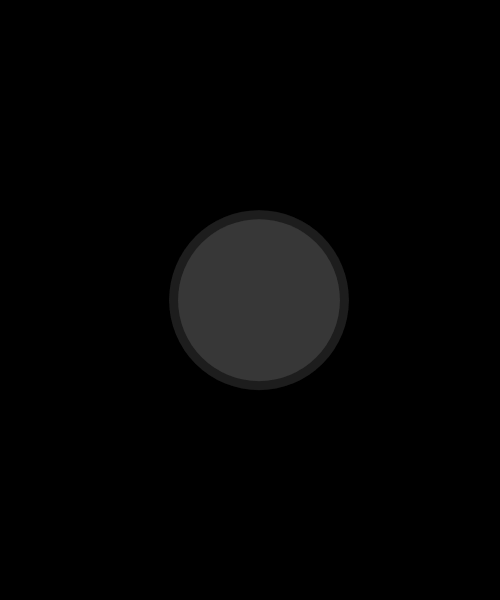
Frame 1 (no input)
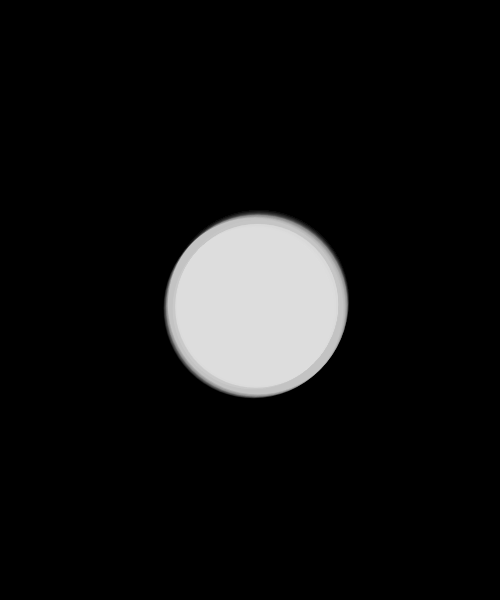
Frame 60 (no input)
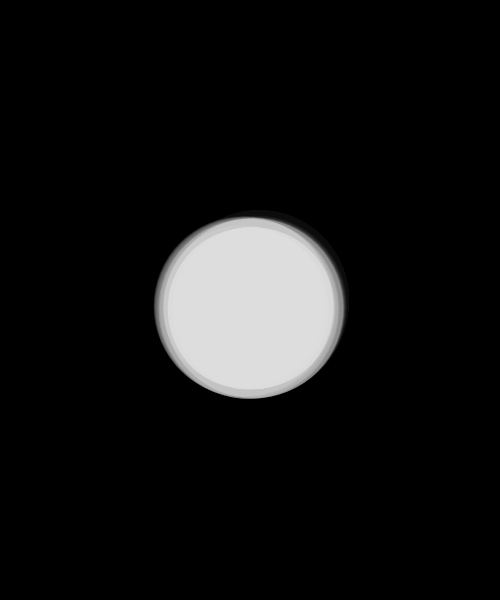
Frame 120 (the mouse pressed at the canvas centre since frame 60)

The p5.js sketch that drew these frames (run headless with seeded random() and noise() and a simulated clock; from frame 60 on, the mouse is pressed at the canvas centre):

// p5.js sketch
// ── sketch.js
function setup() {
  createCanvas(500, 600);
  background(0);
}

function draw() {
  background(0,10);

  noStroke();
  fill(255, 10);
  drawBlob(250, 300, 180);
}

function drawBlob(x, y, dia) {
  push();
  translate(x, y);

  let xOffset, yOffset;
  xOffset = cos(frameCount * 0.01) * dia*0.05;
  yOffset = sin(frameCount * 0.01) * dia*0.05;
  ellipse(xOffset, yOffset, dia*0.9, dia*0.9);
  ellipse(xOffset, yOffset, dia, dia);

  xOffset = cos(frameCount * 0.015) * dia*0.05;
  yOffset = sin(frameCount * 0.015) * dia*0.05;
  ellipse(xOffset, yOffset, dia*0.9, dia*0.9);
  ellipse(xOffset, yOffset, dia, dia);

  xOffset = cos(frameCount * 0.02) * dia*0.05;
  yOffset = sin(frameCount * 0.02) * dia*0.05;
  ellipse(xOffset, yOffset, dia*0.9, dia*0.9);
  ellipse(xOffset, yOffset, dia, dia);

  pop();
}
